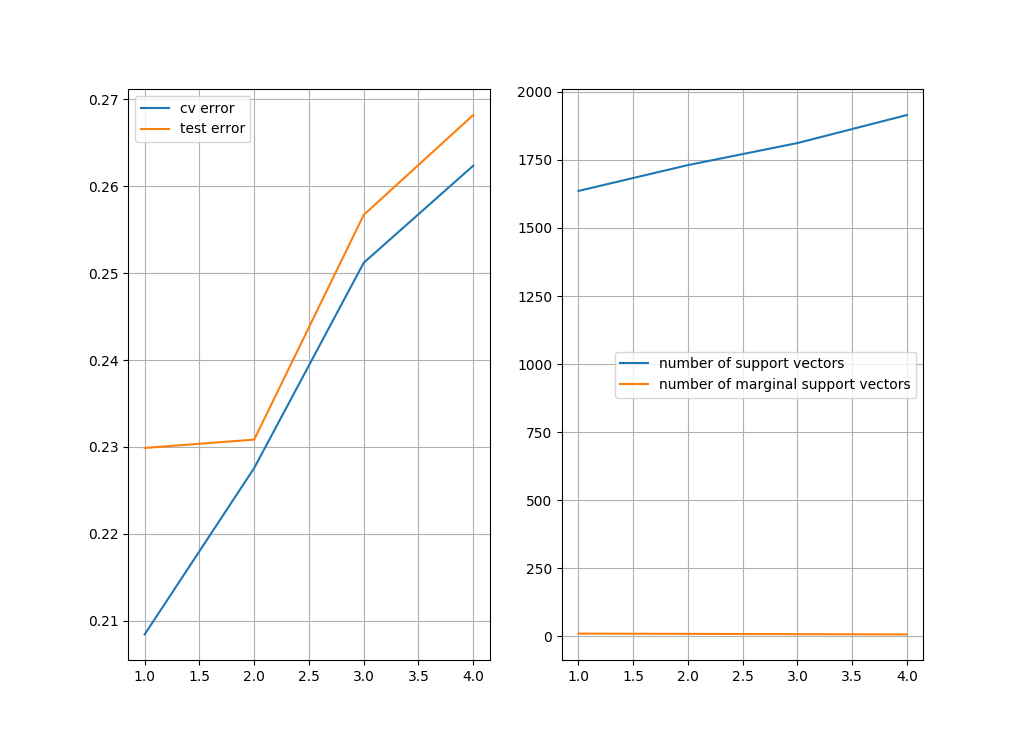

This figure's Python source:
# This file compares the cross validation accuracy and test accuracy for 
# a given C* and varying d

from data_reader import AbloneDataReader
from svmutil import *
import numpy as np
from scipy.sparse import csr_matrix

from matplotlib import pyplot as plt


# parameters for the training set up
no_training_samples = 3133
no_testing_samples = 1044

# number of times cross validation is performed to computed standard deviation
n_trials = 5
max_d = 4
## defining variables
abr = AbloneDataReader(no_training_samples, no_testing_samples)
err_arr = []
std_arr = []

parameters_arr_cv = ['-t 1 -d 1 -c 32 -v 10 -q', '-t 1 -d 2 -c 32 -v 10 -q', '-t 1 -d 3 -c 32 -v 10 -q', '-t 1 -d 4 -c 32 -v 10 -q']

parameters_arr = ['-t 1 -d 1 -c 32 -q', '-t 1 -d 2 -c 32 -q', '-t 1 -d 3 -c 32 -q', '-t 1 -d 4 -c 32 -q']

# abr.shuffle_data()
x_train, y_train = abr.get_train_data()
x_test, y_test = abr.get_test_data()

err_arr_cv = []
err_arr_test = []
nsv_arr = [] # number of support vectors for each d
nmsv_arr = [] # number of marginal support vectors for each d

for p in range(len(parameters_arr)):
    # computes cross valiation error for different d
    prob  = svm_problem(y_train, x_train, isKernel=False)
    #updating parameter degree
    parameters = parameters_arr_cv[p]
    param = svm_parameter(parameters)
    acc, _ = svm_train(prob, param)
    err_arr_cv.append(1 - acc/100)
    
    # training on the entire training data
    prob  = svm_problem(y_train, x_train)
    parameters = parameters_arr[p]
    param = svm_parameter(parameters)
    m = svm_train(prob, param)
    _, (ACC, MSE, SCC), _ = svm_predict(y_test, x_test, m)
    err_arr_test.append(1 - ACC/100)

    nsv_arr.append(m.get_nr_sv())
    tmp = m.get_sv_coef()
    nmsv = 0
    for i in range(len(tmp)):
        if not abs(abs(tmp[i][0]) - 32) < 0.001:
            nmsv += 1
            
    nmsv_arr.append(nmsv)

fig, ax = plt.subplots(1, 2)
x = np.arange(1,5)
ax[0].plot(x, err_arr_cv, label = "cv error")
ax[0].plot(x, err_arr_test, label = "test error")
ax[0].grid()
ax[0].legend()

ax[1].plot(x, nsv_arr, label = "number of support vectors")
ax[1].plot(x, nmsv_arr, label = "number of marginal support vectors")

ax[1].grid()
ax[1].legend()

plt.show()
